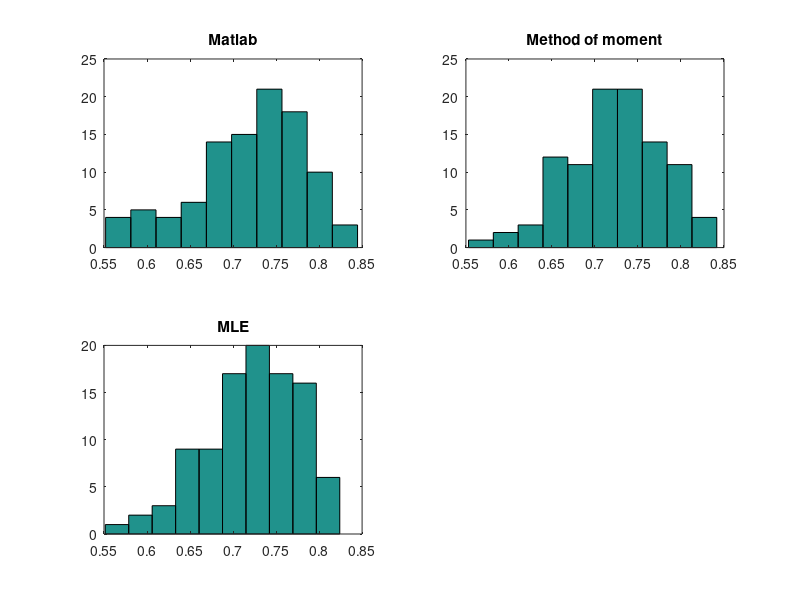

This chart was generated by the following MATLAB code: (Note: this script raises an error after producing the figure.)
%% ----------------------------PART (2)---------------------------------
a=2;       b=4; %Parameters
N=100;          Mtot=zeros(3,N);
for j=1:N
    n=20;
    U=zeros(1,n);
    for i=1:n
        U(i)=unifrnd(0,1);
    end
    tt=sqrt(1-(1-U).^(1/4)) ;
    BM=n/sum(tt.^a)-1;   %Estimator for method of moments
    W=zeros(1,20);
    for i=1:n
        W(i)=log(1-tt(i)^a);
    end
    BL=-n/sum(W);       %Estimator for MLE
    %Calcul of the mediane and the 3 estimators

    E1=quantile(tt,0.95);
    E2=(1-0.05^(1/BM))^(1/a);
    E3=(1-0.05^(1/BL))^(1/a);
    M=[E1 E2 E3];
    Mtot(:,j)=M ; 
end

% Boxplot et Histogram

figure
subplot(2,2,1)
hist(Mtot(1,:));
title('Matlab')
subplot(2,2,2)
hist(Mtot(2,:));
title('Method of moment')
subplot(2,2,3)
hist(Mtot(3,:));
title('MLE')

figure
boxplot([Mtot(1,:)',Mtot(2,:)',Mtot(3,:)'],{'Matlab','Method of moments','MLE'})
